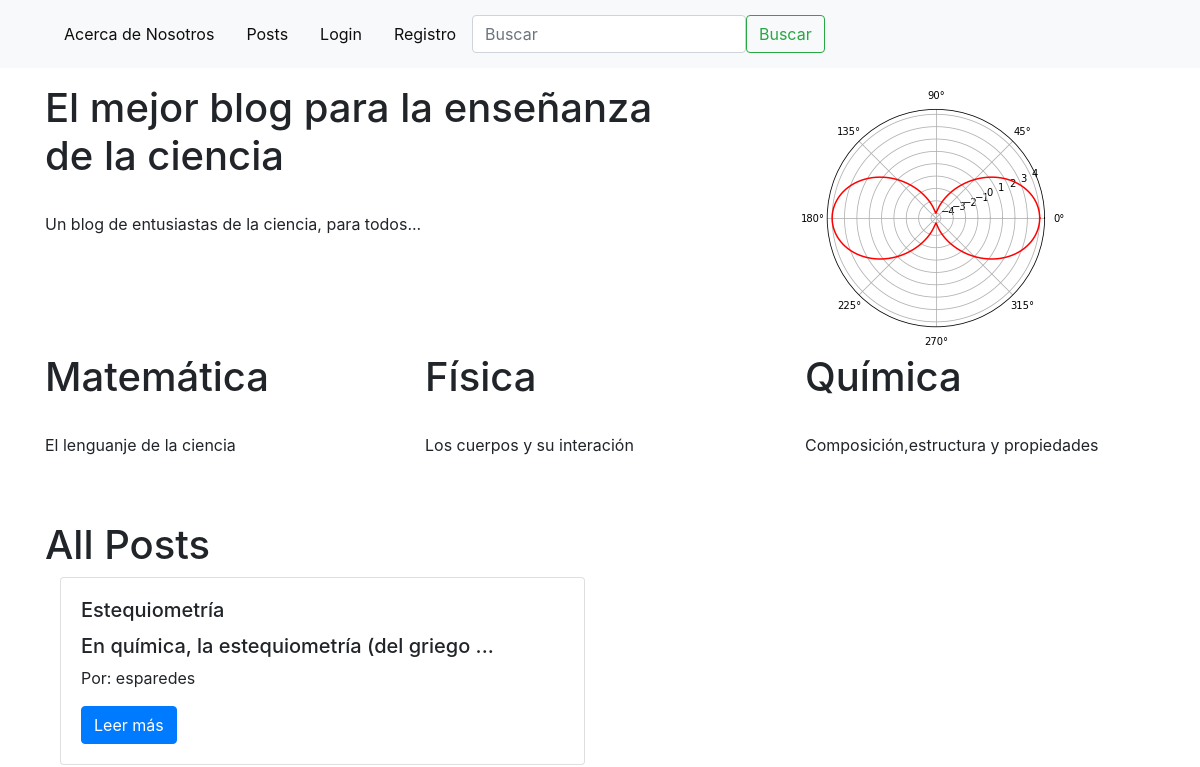
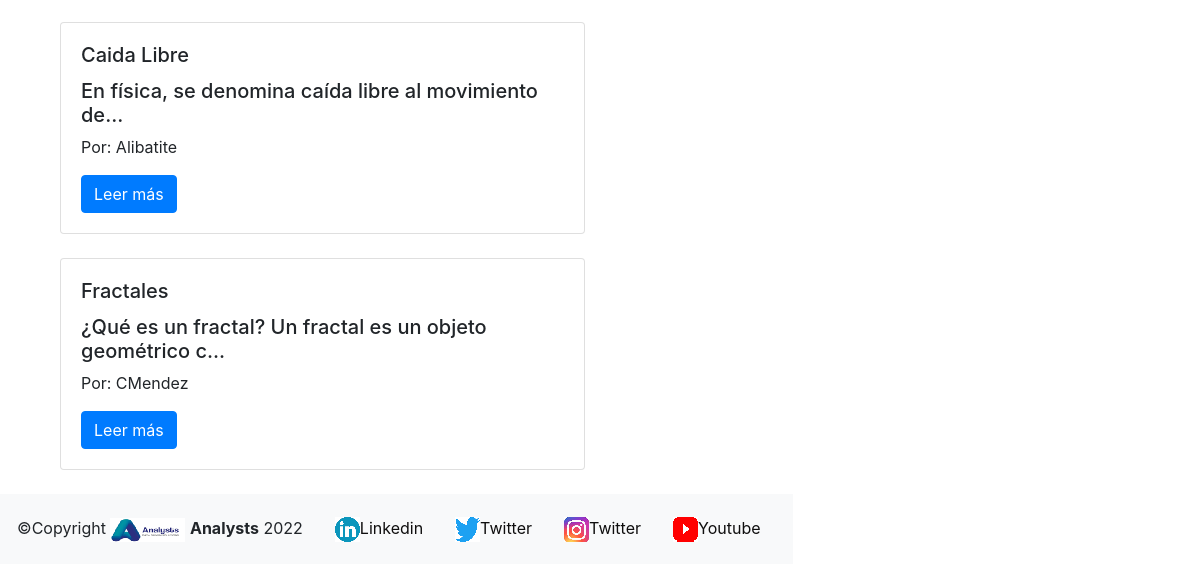
The page /pages/ on the database as committed earlier (2 pictures, top to bottom).
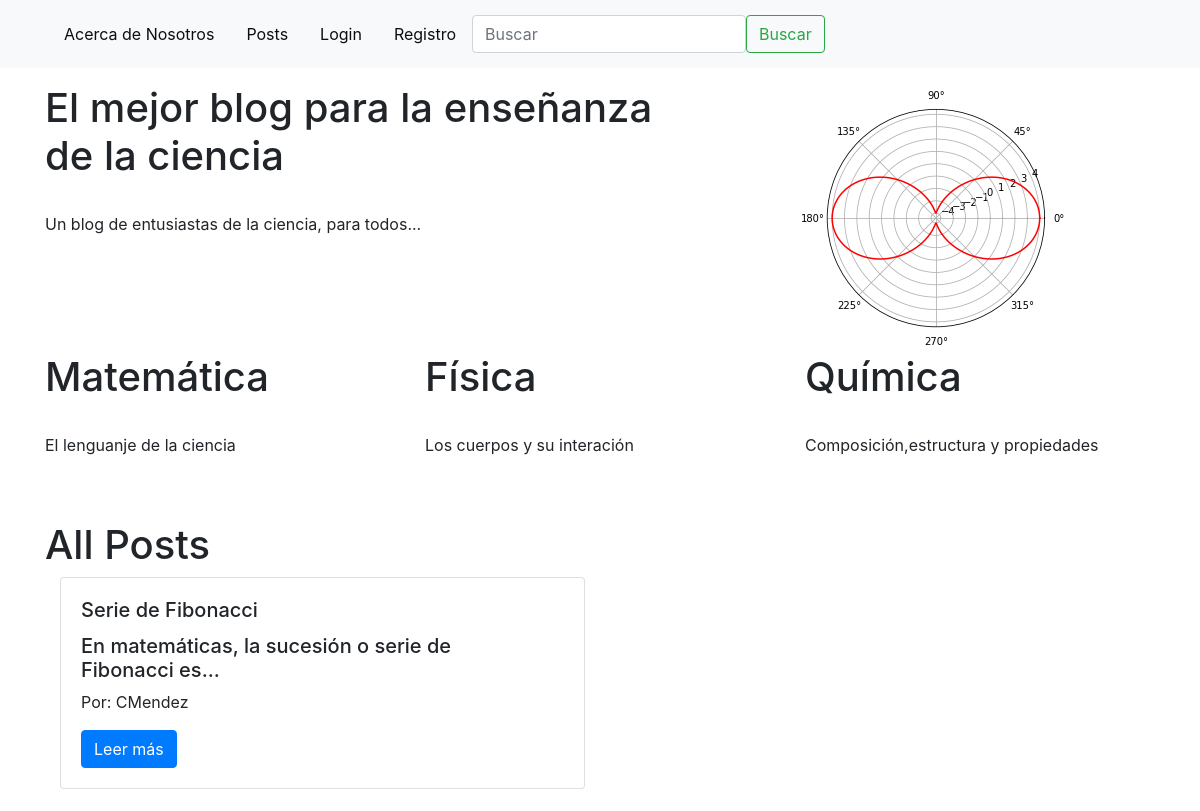
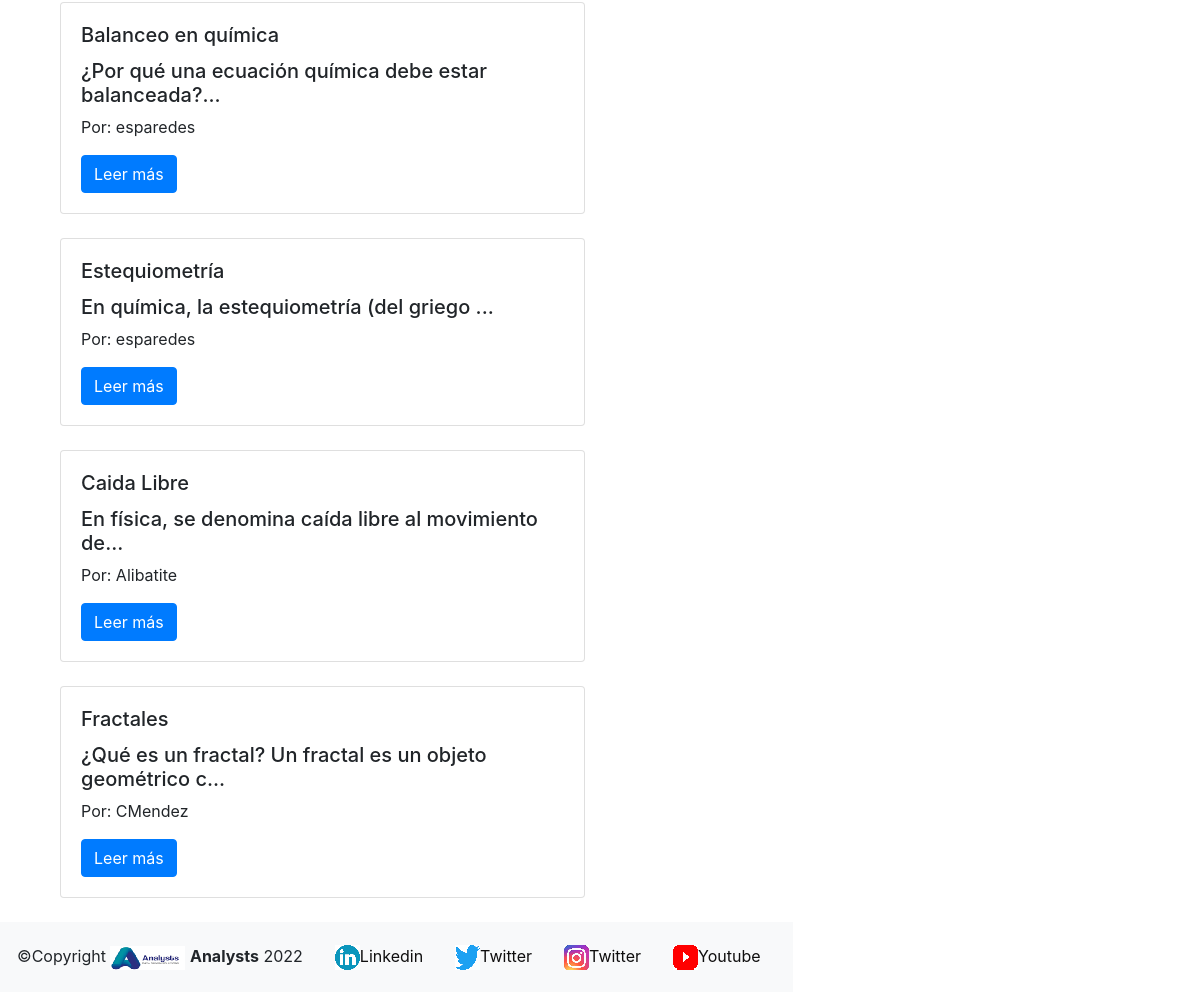
The same page on the database as committed later (2 pictures, top to bottom).
### blog/models.py (models this page shows, shortened)
class Post(models.Model):
    titulo=models.CharField(max_length=200)
    autor=models.ForeignKey(User,on_delete=models.CASCADE)
    contenido=RichTextField(blank=True,null=True)
    etiqueta=models.CharField(max_length=200,default='math')
    fecha_creacion=models.DateField(auto_now=datetime.now())
    likes=models.ManyToManyField(User,related_name='blog_post')
    class Meta:
        ordering=['-pk']

### blog/views.py (the view)
# urls.py: path('pages/',homeview.as_view(),name='home'),
class homeview(ListView):
    model=Post
    template_name='blog/post-list.html'
    def get_context_data(self, **kwargs):
        context = super().get_context_data(**kwargs)
        return context

### blog/templates/blog/post-list.html
{% extends "blog/base.html" %}
{% block content %}
{% include "blog/head.html" %}
{% include "blog/top3.html" %}
<h1>All Posts</h1>
  {% for post in object_list %}
<div class="container">
    <div class="row">
        <div class="col-sm-6">
          <div class="card">
            <div class="card-body">
              <h5 class="card-title">{{post.titulo|safe}}</h5>
              <h5 class="card-text"> {{post.contenido|safe|striptags|slice:':80'}}...</h5>
              <p class="card-text">Por: {{post.autor}}</p>
              <a href="{% url 'post-detail' post.pk %}" class="btn btn-primary">Leer más</a>
            </div>
          </div>
        </div>
    </div>
    <br/>
</div>
  {% endfor %}
  {% endblock %}

### blog/templates/blog/base.html (shortened to what this page needs)
{% load static %}
<!doctype html>
<html lang="en">
  <head>
   <link rel="stylesheet" href="https://cdn.jsdelivr.net/npm/bootstrap@4.0.0/dist/css/bootstrap.min.css">
   <link rel="stylesheet" href="{% static 'css/blog.css' %}">
  </head>
  <body>
        <ul class="navbar navbar-expand-lg navbar-light bg-light">
          <li><a class="inactive" >{{ mensaje }}</a></li>
          <li><a class="active" href="{% url 'acerca-de' %}">Acerca de Nosotros</a></li>
          <li><a class="active" href="{% url 'home' %}">Posts</a></li>
         {% if user.is_authenticated %}
          <li><a href="{% url 'crea-post' %}">Crea Posts</a></li>
          <li><a href="{% url 'crea-perfil' %}">Perfil</a></li>
          <li><a href="{% url 'logout' %}">Logout</a></li>
          {% else %}
          <li><a href="{% url 'login' %}">Login</a></li>
          <li><a href="{% url 'registro' %}">Registro</a></li>
          {% endif %}
          <form methord="GET" action="{% url 'post_search' %}" class="d-flex">
            <input class="form-control me-2" name="query", id="id_query",type="search" placeholder="Buscar" aria-label="Consulta">
            <button class="btn btn-outline-success" type="submit">Buscar</button>
          </form>
        </ul>
          {% block content %}
          {% endblock %}
    </div>
  </body>
  <footer>
    <div class="row">
        <ul class="navbar navbar-expand-lg navbar-light bg-light">
        <li><a class="inactive" >©Copyright <img src="{% static 'images/logo.png' %}"/> <strong> Analysts</strong>  {% now "Y"  %}</a></li>
        <li><a class="active" href="#"> <img src="{% static 'images/In_logo.png' %}"/>Linkedin</a></li>
        <li><a class="active" href="#"><img src="{% static 'images/Twitter_logo.png' %}"/>Twitter</a></li>
        <li><a class="active" href="#"><img src="{% static 'images/Instagram_logo.png' %}"/>Twitter</a></li>
        <li><a class="active" href="#"><img src="{% static 'images/Youtube_logo.png' %}"/>Youtube</a></li>
        </ul>
    </div>
  </footer>
</html>

### blog/templates/blog/head.html (shortened to what this page needs)
{% load static%}
    <div class="container">
      <div class="row home-hero">
        <div class="col-sm-12 col-md-7">
          <h1>El mejor blog para la enseñanza de la ciencia</h1>
              <p> Un blog de entusiastas de la ciencia, para todos...</p>
        </div>
        <div class="col-sm-12 col-md-5">
          <div class="image-container">
            <img src="{% static 'images/lemniscate-curve-python.png' %}" />
          </div>
        </div>
      </div>

### blog/templates/blog/top3.html (shortened to what this page needs)
<div class="home home_editors_wrapper">
    <div class="row">
      <div class="cols-xs-12 col-md-6 col-lg-4 mb-5">
        <h1>Matemática</h1>
            <p>El lenguanje de la ciencia</p>
      </div>
      <div class="cols-xs-12 col-md-6 col-lg-4 mb-5">
        <h1>Física</h1>
            <p> Los cuerpos y su interación</p>
      </div>
      <div class="cols-xs-12 col-md-6 col-lg-4 mb-5">
        <h1>Química</h1>
            <p>Composición,estructura y propiedades</p>
      </div>
    </div>
  </div>

### blog/static/css/blog.css (style rules this page uses)
ul.navbar { list-style-type: none; margin: 10; padding: 30; overflow: hidden; }
li { float: left; }
li a { display: block; color: rgb(15, 14, 14); text-align: center; padding: 14px 16px; text-decoration: none; }
.image-container { display: flex; justify-content: center; }
.container { height: calc(100vh-100px); }

Rows that differ between the two databases and show on the page:
added Post: titulo "Serie de Fibonacci", contenido "En matemáticas, la sucesión o serie de Fibonacci es", autor "CMendez"
added Post: titulo "Balanceo en química", contenido "¿Por qué una ecuación química debe estar balanceada?", autor "esparedes"
